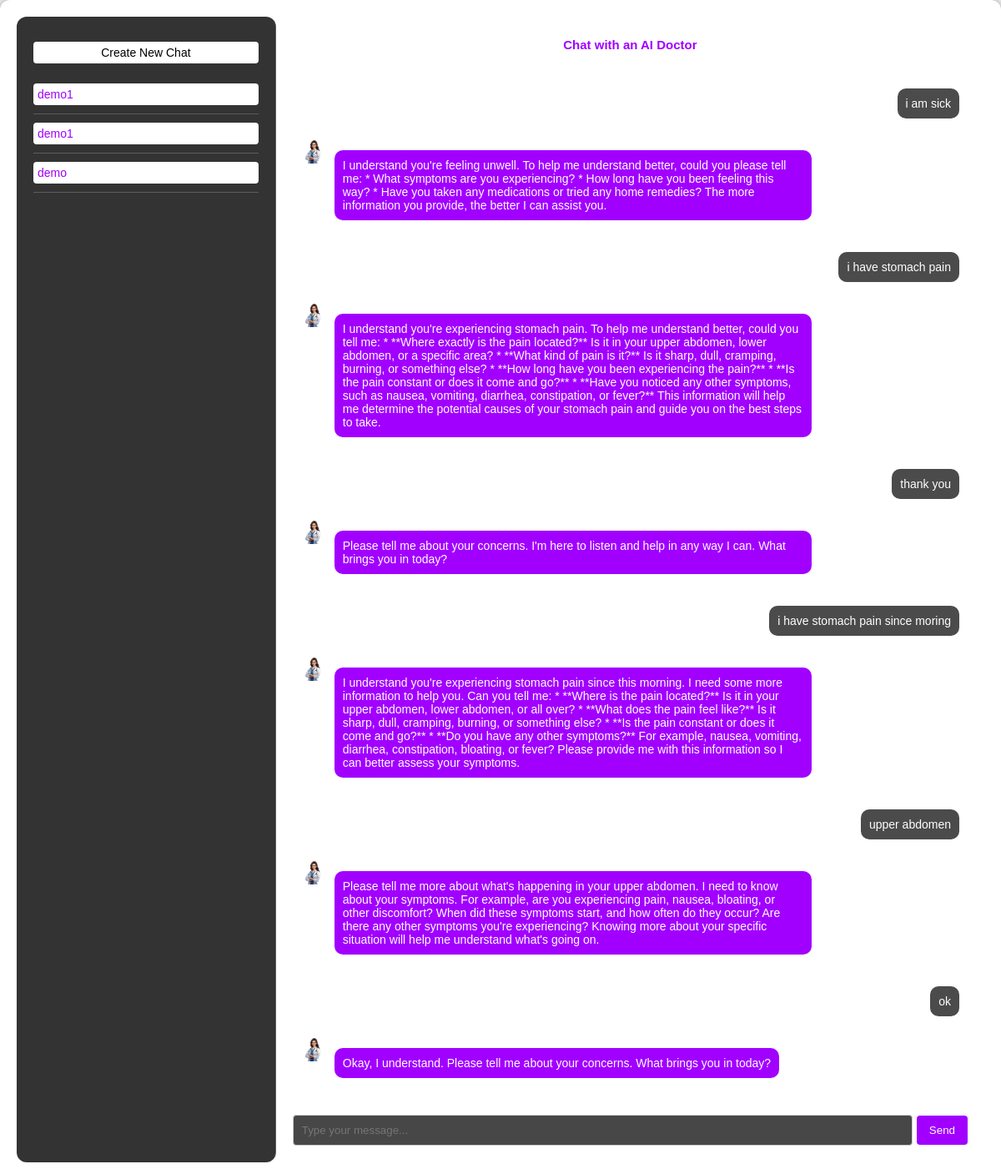
The page /chat/1/ (signed in) on the database as committed earlier.
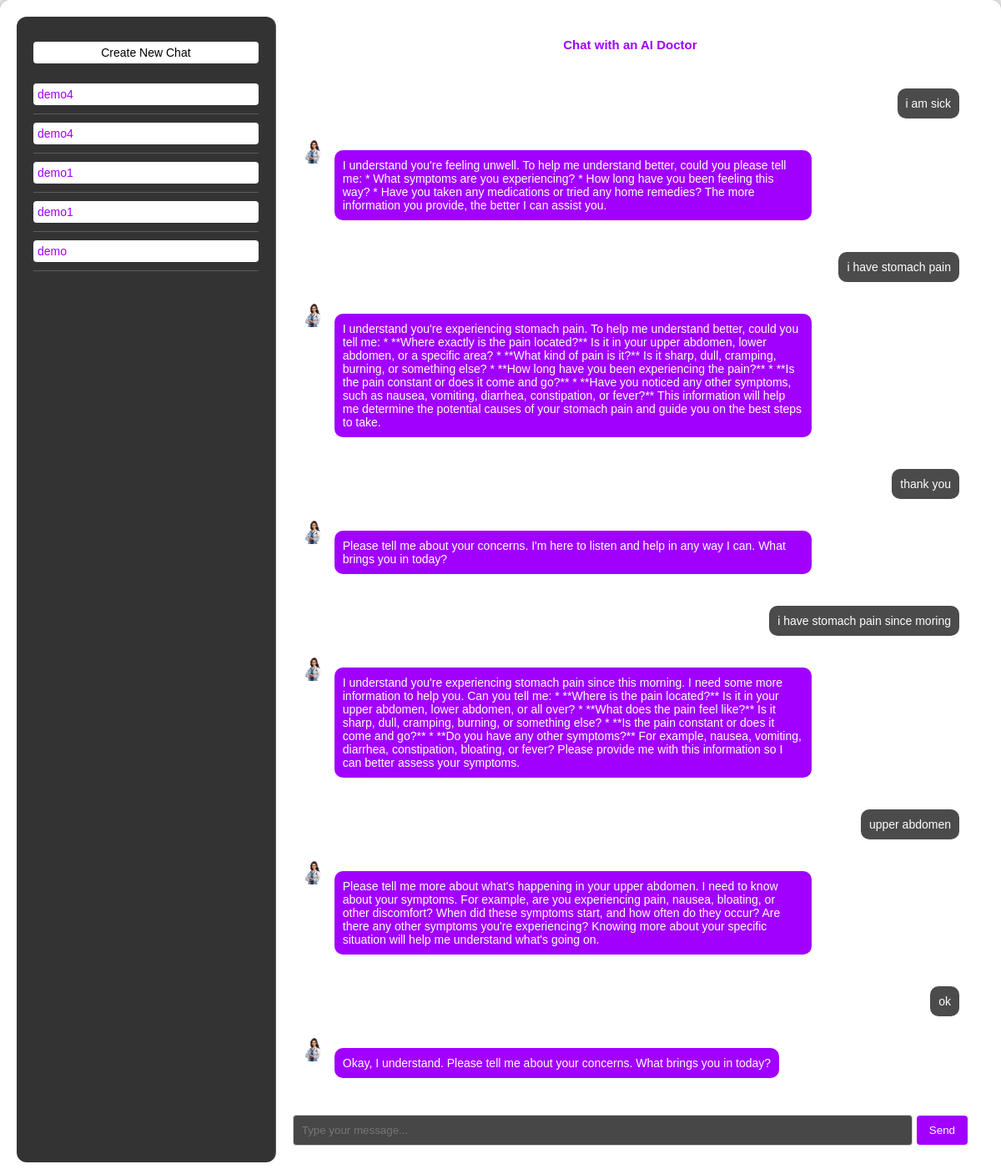
The same page on the database as committed later.
### chat/models.py (models this page shows)
class Chat(models.Model):
    user_id = models.CharField(max_length=200)
    chat_name = models.CharField(max_length=200)
    messages = models.JSONField(default=list)
    created_date = models.DateTimeField(default=timezone.now)

### chat/views.py (the view, shortened to what this page needs)
# urls.py: path('<int:chat_id>/', views.chat_with_ai_doctor, name='chat_with_ai_doctor'),
def chat_with_ai_doctor(request, chat_id=None):
    user_id = request.user.id
    chats = Chat.objects.filter(user_id=user_id).order_by('-created_date')
    chat = None
    if chat_id:
        try:
            chat = Chat.objects.get(id=chat_id)
        except Exception as e:
            return redirect('/chat')
    return render(request, 'chat_with_ai_doctor.html', {'chats': chats, 'chat': chat})

### chat/templates/chat_with_ai_doctor.html (shortened to what this page needs)
{% load static %}
<!DOCTYPE html>
<html lang="en">
<head>
    <link rel="stylesheet" href="{% static 'css/chat-style.css' %}">
</head>
<body>
    <div class="container">
        <div class="sidebar">
            <a href="{% url 'create_chat' %}" class="create-chat-button">Create New Chat</a>
            {% if chats %}
                <ul>
                    {% for chat in chats %}
                        <li>
                            <a href="/chat/{{ chat.id }}" class="chat-name">
                                {{ chat.chat_name|truncatechars:20 }}
                            </a>
                        </li>
                    {% endfor %}
                </ul>
            {% else %}
                <p>No chats available.</p>
            {% endif %}
        </div>
        <div class="chat-container">
            <h4>Chat with an AI Doctor</h4>
            <div class="chat-box" id="chat-box">
                {% if chat %}
                    {% for message in chat.messages %}
                        <div class="message user-message">
                            <p>{{ message.user }}</p>
                        </div>
                        <div class="message bot-message">
                            <img src="{% static 'images/bot.png' %}" alt="AI Doctor" class="avatar">
                            <p>{{ message.bot }}</p>
                        </div>
                    {% endfor %}
                {% else %}
                    <a href="{% url 'create_chat' %}"><div class="response" align="center">
                    Create New Chat
                    </div></a>
                {% endif %}
            </div>
            {% if chat %}
                <form id="chat-form" method="POST">
                    <input type="text" id="user-input" name="user_input" placeholder="Type your message..." required>
                    <button type="submit">Send</button>
                </form>
            {% endif %}
        </div>
    </div>
</body>
</html>

### chat/static/css/chat-style.css (style rules this page uses)
body { background-color: #ffffff; color: #000; font-family: Arial, sans-serif; display: flex; justify-content: center; align-items: center; height: 100vh; margin: 0; font-size: 14px; }
.container { display: flex; width: 100%; height: 100%; border-radius: 12px; box-shadow: 0 0 15px rgba(0, 0, 0, 0.5); padding: 20px; box-sizing: border-box; }
.sidebar { width: 25%; background-color: rgba(0, 0, 0, 0.8); padding: 20px; border-right: 1px solid rgba(255, 255, 255, 0.2); overflow-y: auto; backdrop-filter: blur(10px); border-radius: 12px; }
.sidebar ul { list-style-type: none; padding: 0; }
.sidebar ul li { padding: 10px 0; border-bottom: 1px solid rgba(255, 255, 255, 0.2); }
.chat-name { display: block; color: #A100FF; text-decoration: none; padding: 5px; border-radius: 4px; background: white; backdrop-filter: blur(5px); }
.create-chat-button { display: block; margin-top: 10px; color: black; text-decoration: none; padding: 5px 10px; background-color: white; border-radius: 4px; text-align: center; }
.chat-container { width: 75%; padding: 20px; display: flex; flex-direction: column; }
.chat-container h4 { color: #A100FF; font-size: 15px; text-align: center; margin-top: 5px; }
.chat-box { background-color: rgba(255, 255, 255, 0.9); padding: 10px; border-radius: 4px; height: 400px; overflow-y: auto; margin-bottom: 10px; flex-grow: 1; backdrop-filter: blur(10px); }
.message { display: flex; align-items: flex-start; margin-bottom: 10px; }
.user-message { justify-content: flex-end; }
.bot-message { justify-content: flex-start; }
.user-message p { background-color: rgba(30, 30, 30, 0.8); color: #fff; border-radius: 10px; padding: 10px; margin-left: 10px; max-width: 70%; }
.bot-message p { background-color: #A100FF; color: #fff; border-radius: 10px; padding: 10px; margin-right: 10px; max-width: 70%; }
.avatar { width: 30px; height: 30px; margin-right: 10px; }
form { display: flex; align-items: center; }
input[type="text"] { flex: 1; padding: 10px; border: 1px solid #ccc; border-radius: 4px; background-color: rgba(51, 51, 51, 0.9); color: #fff; }
button { padding: 10px 15px; background-color: #A100FF; border: none; border-radius: 4px; color: #fff; cursor: pointer; margin-left: 5px; }
a { text-decoration:none; }

Rows that differ between the two databases and show on the page:
added Chat: chat_name "demo4"
added Chat: chat_name "demo4"
